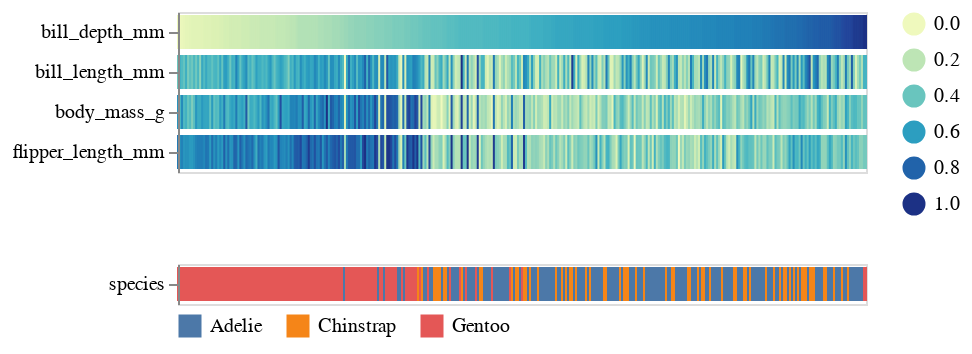

Notebook source saved alongside this figure:
### Markdown cell above
The previous plot was sorted by species
because this happened to be the default order of the observations in our dataframe.
We could explicitly specify a column in the dataframe to sort by.

### Code cell
aly.heatmap(penguins, color='species', sort='bill_depth_mm')

### Figure 1 — Vega-Lite specification as saved in the notebook (floating-point values rounded to 4 significant figures; data arrays with more than 128 entries replaced by an {"elided": "..."} marker saying what was removed)
{"config": {"view": {"continuousWidth": 400, "continuousHeight": 300}}, "vconcat": [{"data": {"name": "data-993513d6e60cef94f540d081195ea593"}, "mark": {"type": "rect", "height": 16}, "encoding": {"color": {"type": "quantitative", "field": "value", "legend": {"orient": "right", "type": "gradient"}, "scale": {"scheme": "yellowgreenblue"}, "title": null}, "stroke": {"type": "quantitative", "field": "value", "scale": {"scheme": "yellowgreenblue"}}, "tooltip": {"type": "quantitative", "field": "value"}, "x": {"type": "ordinal", "axis": null, "field": "index", "title": null}, "y": {"type": "nominal", "field": "key", "title": null}}, "transform": [{"window": [{"op": "count", "as": "index"}]}, {"fold": ["bill_length_mm", "bill_depth_mm", "flipper_length_mm", "body_mass_g"]}], "width": 344}, {"data": {"name": "data-ddb5250dccd295f1ff3393bb9f642823"}, "mark": {"type": "rect", "height": 16}, "encoding": {"color": {"type": "nominal", "field": "value", "legend": {"offset": 5, "orient": "bottom"}, "scale": {"scheme": "tableau10"}, "title": null}, "stroke": {"type": "nominal", "field": "value", "scale": {"scheme": "tableau10"}}, "tooltip": {"type": "nominal", "field": "value"}, "x": {"type": "ordinal", "axis": null, "field": "index", "title": null}, "y": {"type": "nominal", "field": "key", "title": null}}, "transform": [{"window": [{"op": "count", "as": "index"}]}, {"fold": ["species"]}], "width": 344}], "$schema": "https://vega.github.io/schema/vega-lite/v4.8.1.json", "datasets": {"data-993513d6e60cef94f540d081195ea593": {"elided": "344 records"}, "data-ddb5250dccd295f1ff3393bb9f642823": {"elided": "344 records"}}}
